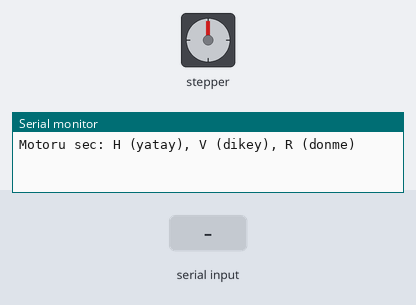
The sketch below on a simulated Arduino Uno, built with avr-gcc and run on an emulated ATmega328P. Shown: stepper motor, the last lines printed to the serial monitor. The test bench sets the inputs (shaded band). Stepper angles assume 360 steps per turn.

Above: at 1.2 s.
1.3 s: "R,45\n" received over Serial
At 2.7 s:
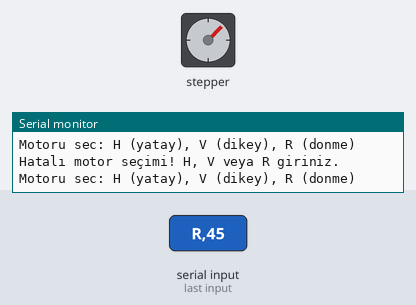
4.3 s: "R,45\n" received over Serial
At 4.9 s:
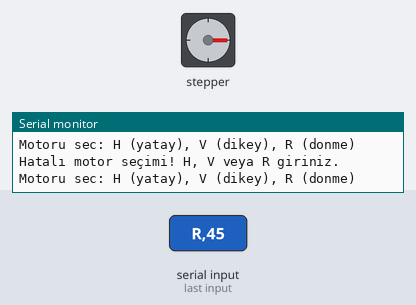
5.8 s: "R,45\n" received over Serial
At 6.1 s:
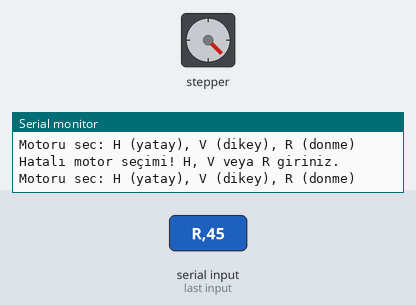
Timing chart, 0 to 8.3 s (numbered marks = the images above; inputs shaded):
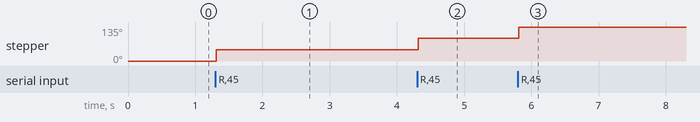

The sketch:

3motor.ino
```cpp
#include <Stepper.h>

const int stepRev = 360;//motorun bir tam dönüşü tamamlaması için gereken adım sayısı

Stepper Stepper1(stepRev, 8, 9, 10, 11);//horizontal stepper

Stepper Stepper2(stepRev, 7, 6, 5, 4);//vertical stepper

Stepper Stepper3(stepRev, 3, 2, 1, 0);//ratation stepper

int currentPosition1 = 0; // Current position of Stepper1
int currentPosition2 = 0; // Current position of Stepper2
int currentPosition3 = 0; // Current position of Stepper3

void setup()
{
  Serial.begin(9600);
}

void loop() {
  Serial.println("Motoru sec: H (yatay), V (dikey), R (donme)");

  while (!Serial.available()) {
    // Kullanıcının giriş yapmasını bekleme
  }

  char motorChoice = Serial.read();

  if (motorChoice == 'H' || motorChoice == 'V' || motorChoice == 'R') {
    Serial.println("Kac cm/derece hareket etsin?(yatay 0-25), V (dikey 0-15), R (donme 0-45)");

    while (!Serial.available()) {
      // Kullanıcının giriş yapmasını bekleme
    }

    int step = Serial.parseInt();

    switch (motorChoice) {
      case 'H':
        if (step >= 0 && step <= 25) {
          Serial.print("H");
          Serial.println(step);

  		  Stepper1.step(step);
		  currentPosition1 += step;
          Serial.print("Current Position of Stepper1: ");
          Serial.println(currentPosition1);
  		  Serial.println("Tamamlandi");

        } else {
          Serial.println("Hatali giris! 0 ile 25 arasinda bir deger giriniz.");
        }
        break;
      case 'V':
        if (step >= 0 && step <= 15) {
          Serial.print("V");
          Serial.println(step);

          Stepper2.step(step/2); //1 derece = 2 cm olduğu için
          currentPosition2 += step;
          Serial.print("Current Position of Stepper2: ");
          Serial.println(currentPosition2);
          Serial.println("Tamamlandi");
        } else {
          Serial.println("Hatali giris! 0 ile 15 arasinda bir deger giriniz.");
        }
        break;
      case 'R':
        if (step >= 0 && step <= 45) {
          Serial.print("R");
          Serial.println(step);

          Stepper3.step(step);
          currentPosition3 += step;
          Serial.print("Current Position of Stepper3: ");
          Serial.println(currentPosition3);
          Serial.println("Tamamlandi");
        } else {
          Serial.println("Hatali giris! 0 ile 45 arasinda bir deger giriniz.");
        }
        break;
    }
  } else {
    Serial.println("Hatalı motor seçimi! H, V veya R giriniz.");
  }
}
```

Measured:
- after the input at 1.3 s, stepper: turns 45° clockwise, starting at once
- after the input at 4.3 s, stepper: turns 45° clockwise, starting at once
- after the input at 5.8 s, stepper: turns 45° clockwise, starting at once
